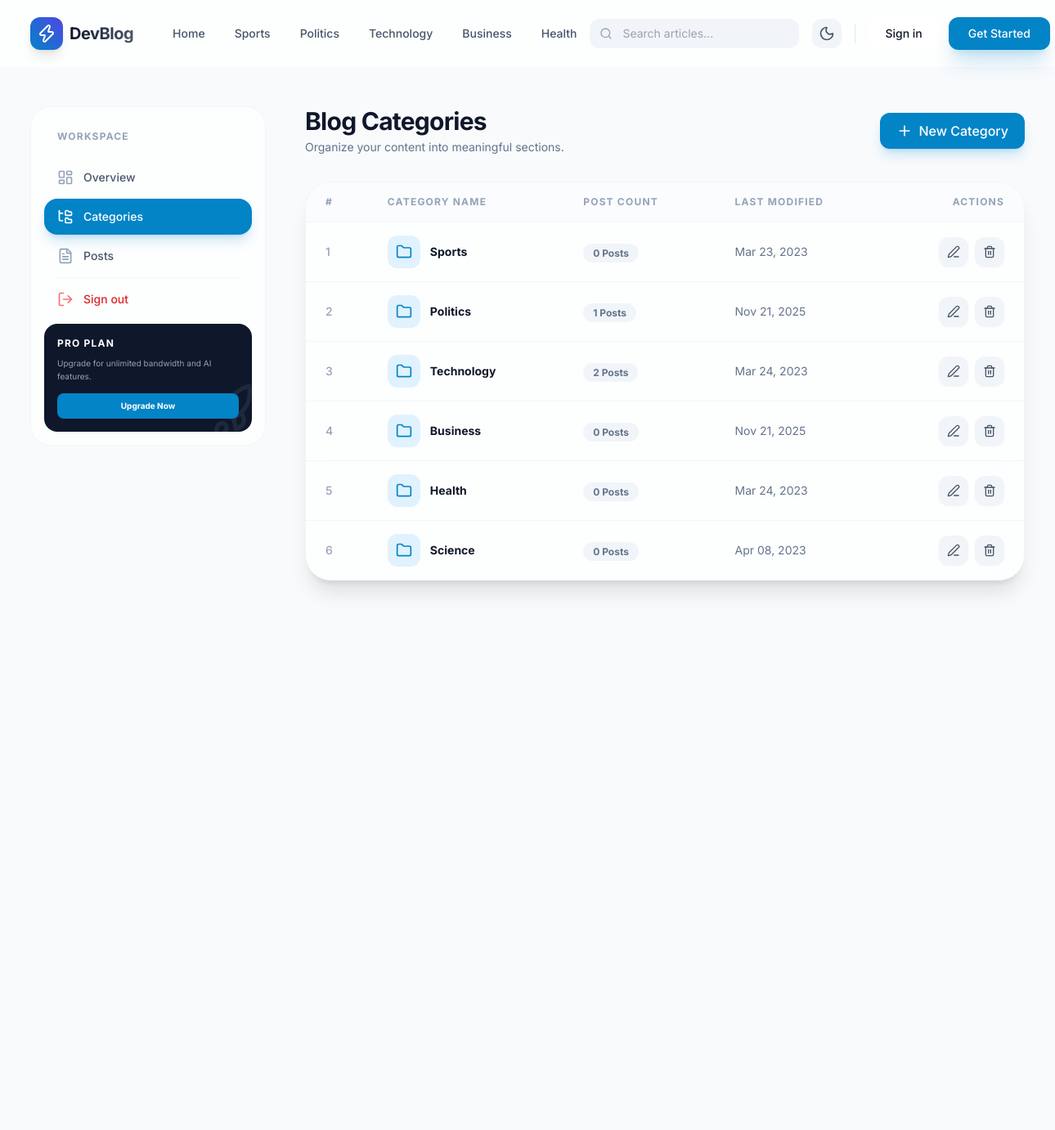
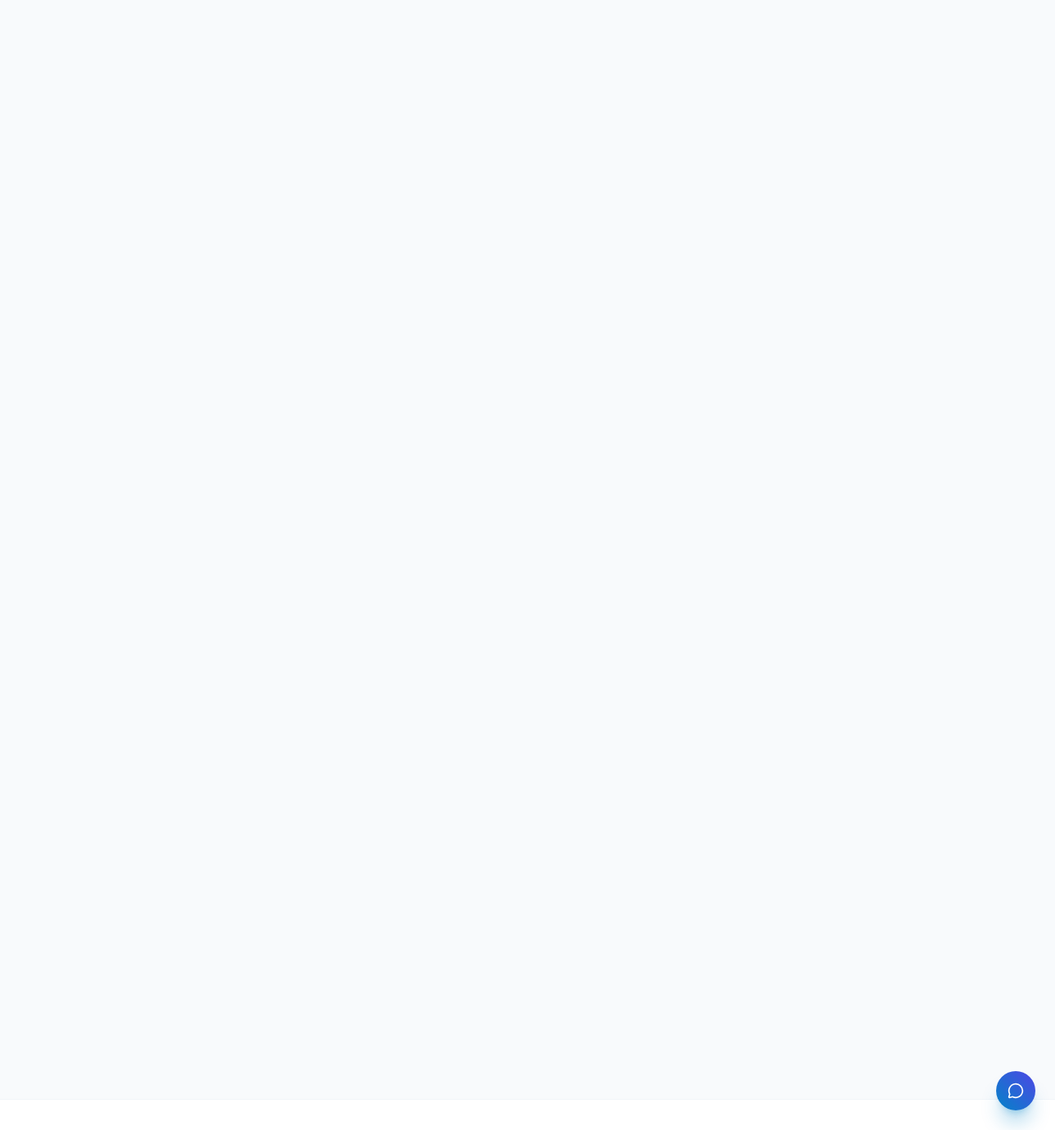
/dashboard/categories/, run on the app's committed database (2 pictures, top to bottom).
### blogs/models.py (models this page shows, shortened)
class Category(models.Model):
    category_name = models.CharField(max_length=50, unique=True)
    created_at = models.DateTimeField(auto_now_add=True)
    updated_at = models.DateTimeField(auto_now=True)
    class Meta:
        verbose_name_plural = 'categories'

### dashboards/views.py (the view)
# urls.py: path('categories/', views.categories, name='categories'),
def categories(request):
    return render(request, 'dashboard/categories.html')

### blogs/context_processors.py (called while the page is built)
def get_categories(request):
    categories = Category.objects.all()
    return dict(categories=categories)

def get_social_links(request):
    social_links = SocialLink.objects.all()
    return dict(social_links=social_links)

### templates/dashboard/categories.html (shortened to what this page needs)
{% extends 'base.html' %}
{% load static %}
{% block content %}
<div class="container-custom pt-12 pb-24">
  <div class="flex flex-col lg:flex-row gap-12">
    {% include 'dashboard/sidebar.html' %}
    <div class="flex-1 space-y-8 animate-fade-in">
      <div class="flex flex-col sm:flex-row sm:items-center justify-between gap-4">
        <div>
          <h1 class="text-3xl font-bold tracking-tight">Blog Categories</h1>
          <p class="text-slate-500 text-sm mt-1">Organize your content into meaningful sections.</p>
        </div>
        <a href="{% url 'add_category' %}" class="btn btn-primary shadow-lg shadow-primary-600/20">
          <i data-lucide="plus" class="mr-2 w-5 h-5"></i>
          New Category
        </a>
      </div>
      <div class="glass rounded-[32px] border border-slate-100 dark:border-slate-800 overflow-hidden shadow-xl">
        <div class="overflow-x-auto">
          <table class="w-full text-left">
            <thead>
              <tr class="bg-slate-50/50 dark:bg-slate-900/50 border-b border-slate-100 dark:border-slate-800">
                <th class="px-6 py-4 text-xs font-bold text-slate-400 uppercase tracking-widest">#</th>
                <th class="px-6 py-4 text-xs font-bold text-slate-400 uppercase tracking-widest">Category Name</th>
                <th class="px-6 py-4 text-xs font-bold text-slate-400 uppercase tracking-widest">Post Count</th>
                <th class="px-6 py-4 text-xs font-bold text-slate-400 uppercase tracking-widest">Last Modified</th>
                <th class="px-6 py-4 text-xs font-bold text-slate-400 uppercase tracking-widest text-right">Actions</th>
              </tr>
            </thead>
            <tbody class="divide-y divide-slate-100 dark:divide-slate-800">
              {% for cat in categories %}
              <tr class="hover:bg-slate-50 dark:hover:bg-slate-800/50 transition-colors group">
                <td class="px-6 py-4 whitespace-nowrap text-sm font-medium text-slate-400">
                  {{ forloop.counter }}
                </td>
                <td class="px-6 py-4">
                  <div class="flex items-center gap-3">
                    <div
                      class="w-10 h-10 rounded-xl bg-primary-100 dark:bg-primary-900/30 flex items-center justify-center text-primary-600">
                      <i data-lucide="folder" class="w-5 h-5"></i>
                    </div>
                    <span
                      class="text-sm font-bold text-slate-900 dark:text-white group-hover:text-primary-600 transition-colors">
                      {{ cat.category_name }}
                    </span>
                  </div>
                </td>
                <td class="px-6 py-4 whitespace-nowrap">
                  <span class="px-3 py-1 rounded-full bg-slate-100 dark:bg-slate-800 text-slate-500 text-xs font-bold">
                    {{ cat.blog_set.count|default:"0" }} Posts
                  </span>
                </td>
                <td class="px-6 py-4 whitespace-nowrap text-sm text-slate-500">
                  {{ cat.updated_at|date:"M d, Y" }}
                </td>
                <td class="px-6 py-4 whitespace-nowrap text-right text-sm font-medium">
                  <div class="flex justify-end gap-2">
                    <a href="{% url 'edit_category' cat.id %}"
                      class="w-9 h-9 flex items-center justify-center rounded-xl bg-slate-100 dark:bg-slate-800 text-slate-600 dark:text-slate-400 hover:bg-primary-600 hover:text-white transition-all shadow-sm">
                      <i data-lucide="edit-3" class="w-4 h-4"></i>
                    </a>
                    <a href="{% url 'delete_category' cat.id %}"
                      class="w-9 h-9 flex items-center justify-center rounded-xl bg-slate-100 dark:bg-slate-800 text-slate-600 dark:text-slate-400 hover:bg-red-600 hover:text-white transition-all shadow-sm">
                      <i data-lucide="trash-2" class="w-4 h-4"></i>
                    </a>
                  </div>
                </td>
              </tr>
              {% empty %}
              <tr>
                <td colspan="5" class="px-6 py-12 text-center text-slate-500 italic">
                  No categories found. Create one to organize your posts.
                </td>
              </tr>
              {% endfor %}
            </tbody>
          </table>
        </div>
      </div>
    </div>
  </div>
</div>
{% endblock %}

### templates/base.html (shortened to what this page needs)
{% load static %}
<!DOCTYPE html>
<html lang="en" class="scroll-smooth">
<head>
    <script src="https://cdn.tailwindcss.com"></script>
</head>
<body class="antialiased">
    <nav class="sticky top-0 z-50 glass">
        <div class="container-custom">
            <div class="flex justify-between items-center h-20">
                <div class="flex items-center gap-8 shrink-0">
                    <a href="/" class="flex items-center gap-2 group">
                        <div
                            class="w-10 h-10 bg-gradient-to-tr from-primary-600 to-indigo-600 rounded-xl flex items-center justify-center text-white shadow-lg group-hover:rotate-6 transition-transform">
                            <i data-lucide="zap" class="w-6 h-6"></i>
                        </div>
                        <span
                            class="text-xl font-bold tracking-tight bg-clip-text text-transparent bg-gradient-to-r from-slate-900 to-slate-600 dark:from-white dark:to-slate-400">
                        </span>
                    </a>
                    <div class="hidden md:flex items-center gap-1">
                        <a href="{% url 'home' %}"
                            class="px-4 py-2 text-sm font-medium text-slate-600 dark:text-slate-400 hover:text-primary-600 dark:hover:text-primary-400 rounded-lg hover:bg-slate-100 dark:hover:bg-slate-800 transition-colors whitespace-nowrap">
                            Home
                        </a>
                        {% for cat in categories|slice:":5" %}
                        <a href="{% url 'posts_by_category' cat.id %}"
                            class="px-4 py-2 text-sm font-medium text-slate-600 dark:text-slate-400 hover:text-primary-600 dark:hover:text-primary-400 rounded-lg hover:bg-slate-100 dark:hover:bg-slate-800 transition-colors whitespace-nowrap">
                            {{ cat.category_name }}
                        </a>
                        {% endfor %}
                    </div>
                </div>
                <div class="flex items-center gap-4">
                    <div class="hidden lg:flex items-center relative">
                        <form action="{% url 'search' %}" method="GET" class="relative">
                            <i data-lucide="search"
                                class="absolute left-3 top-1/2 -translate-y-1/2 w-4 h-4 text-slate-400"></i>
                            <input type="text" name="keyword" value="{{ keyword|default:'' }}"
                                placeholder="Search articles..."
                                class="pl-10 pr-4 py-2 bg-slate-100 dark:bg-slate-800 border-none rounded-xl text-sm focus:ring-2 focus:ring-primary-500 w-64 transition-all">
                        </form>
                    </div>
                    <button id="theme-toggle"
                        class="p-2 rounded-xl bg-slate-100 dark:bg-slate-800 text-slate-600 dark:text-slate-400 hover:bg-slate-200 dark:hover:bg-slate-700 transition-colors">
                        <i data-lucide="moon" id="theme-toggle-dark-icon" class="hidden w-5 h-5"></i>
                    </button>
                    <div class="flex items-center gap-3 shrink-0">
                        {% if not user.is_authenticated %}
                        <a href="{% url 'login' %}"
                            class="btn btn-secondary text-sm px-5 py-2.5 border-none shadow-none hover:bg-slate-100 dark:hover:bg-slate-800 whitespace-nowrap">
                            Sign in
                        </a>
                        <a href="{% url 'register' %}"
                            class="btn btn-primary text-sm px-6 py-2.5 shadow-xl shadow-primary-600/20 whitespace-nowrap text-white">
                            Get Started
                        </a>
                        {% endif %}
                    </div>
                </div>
            </div>
        </div>
    </nav>
    <main class="min-h-[calc(100vh-200px)] animate-fade-in">
        {% block content %}{% endblock %}
    </main>
    <footer class="bg-white dark:bg-slate-900 border-t border-slate-100 dark:border-slate-800 py-16 mt-20">
    </footer>
    <div id="chatbot-widget" class="fixed bottom-6 right-6 z-40">
        <button id="chat-toggle-btn"
            class="w-12 h-12 rounded-full bg-gradient-to-tr from-primary-600 to-indigo-600 text-white shadow-xl shadow-primary-600/30 hover:shadow-primary-600/50 hover:scale-110 active:scale-95 transition-all duration-300 flex items-center justify-center group">
            <i data-lucide="message-circle" id="chat-icon" class="w-5 h-5"></i>
        </button>
    </div>
</body>
</html>

### data on the page
Category: category_name "Sports", blog_set.count "0", updated_at "Mar 23, 2023"
Category: category_name "Politics", blog_set.count "1", updated_at "Nov 21, 2025"
Category: category_name "Technology", blog_set.count "2", updated_at "Mar 24, 2023"
Category: category_name "Business", blog_set.count "0", updated_at "Nov 21, 2025"
Category: category_name "Health", blog_set.count "0", updated_at "Mar 24, 2023"
Category: category_name "Science", blog_set.count "0", updated_at "Apr 08, 2023"
